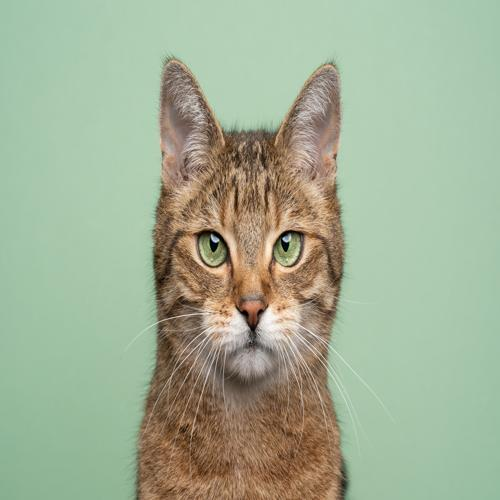
#> input picture image-sharpening/src/cat_crp.jpg, 500 x 500 px
$ jupyter execute filtering-processes.ipynb
#> lines starting #> are read from the running program, lines starting #| are printed output that depends on the picture
[cell 1]
import cv2
import matplotlib.pyplot as plt
import numpy as np

[cell 2]
#Read test images
cat_img = cv2.imread('cat_crp.jpg')
#> cat_img is the input picture: shape (500, 500, 3); mean B, G, R 149.4, 175.2, 161.7
#Read Dog Image
dog_img = cv2.imread('dog_crp.jpg')
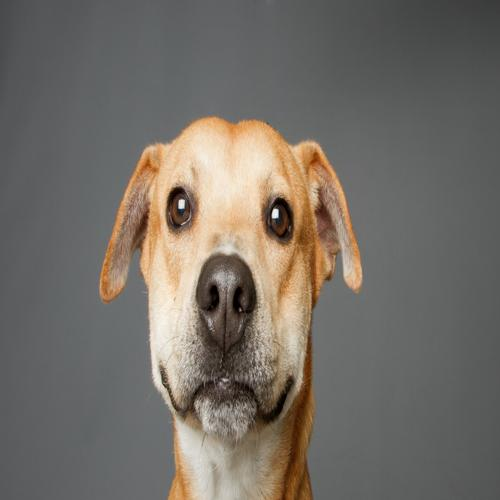
#> input picture image-sharpening/src/dog_crp.jpg, 500 x 500 px
#> dog_img is the input picture: shape (500, 500, 3); mean B, G, R 102.6, 109.7, 115.6

[cell 3]
#Kernel and sigma list for experimentation
kernel_sizes=[(71,71),(19,19)]
sigmas=[99,17,3]

[cell 4]
#Gaussian blur and sharpening on cat image
cat_low_pass_filter_list={}
for kernel in kernel_sizes:
    for sigma in sigmas:
        gauss_blur_cat=cv2.GaussianBlur(cat_img,kernel,sigma)
        cat_blur_kernel=f'cat_blur_kernel_{kernel[0]}_sigma_{sigma}'
        cat_low_pass_filter_list[cat_blur_kernel]=gauss_blur_cat

        low_pass_filter_cat_file=f'experiment_results/Cat_Images/low_filter/{cat_blur_kernel}.jpg'
        cv2.imwrite(low_pass_filter_cat_file,gauss_blur_cat)

        img_diff_cat=np.subtract(cat_img.astype(int),gauss_blur_cat.astype(int))
        img_diff_cat_output=f'experiment_results/Cat_Images/high_filter/img_diff_cat_k{kernel[0]}s{sigma}.jpg'
        cv2.imwrite(img_diff_cat_output,img_diff_cat)

        sharp_img_cat=np.add(cat_img.astype(int),img_diff_cat.astype(int))
        #imwrite() will take care or nomalization of image
        sharpened_img_output=f'experiment_results/Cat_Images/sharpened/cat_sharpened_k{kernel[0]}s{sigma}.jpg'
        cv2.imwrite(sharpened_img_output,sharp_img_cat)
#> this loop made 2 passes
#> pass 1, `cv2.imwrite(sharpened_img_output,sharp_img_cat)`:
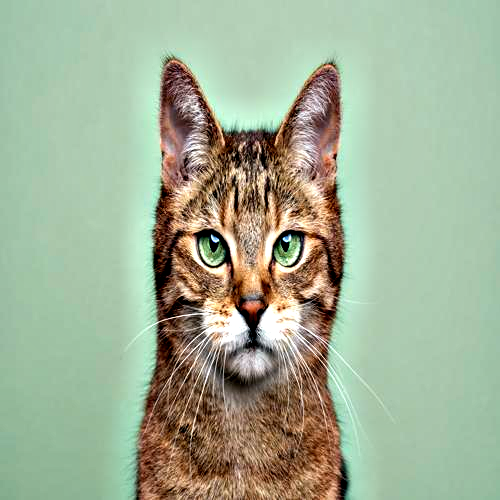
#> saved as cat_sharpened_k71s99.jpg: shape (500, 500, 3); mean B, G, R 150, 175.5, 161.4
#> after the loop, cat_low_pass_filter_list = 6 items

[cell 5]
#Gaussian blur and sharpening on dog image
dog_high_pass_filter_list={}
for kernel in kernel_sizes:
    for sigma in sigmas:
        gauss_blur_dog=cv2.GaussianBlur(dog_img,kernel,sigma)
        dog_blur_kernel=f'dog_blur_kernel_{kernel[0]}_sigma_{sigma}'

        low_pass_filter_dog_file=f'experiment_results/Dog_Images/low_filter/{dog_blur_kernel}.jpg'
        cv2.imwrite(low_pass_filter_dog_file,gauss_blur_dog)

        #High pass filter for dog
        img_diff_dog=np.subtract(dog_img.astype(int),gauss_blur_dog.astype(int))
        dog_high_pass_filter_list[dog_blur_kernel]=img_diff_dog
        img_diff_dog_output=f'experiment_results/Dog_Images/high_filter/img_diff_dog_k{kernel[0]}s{sigma}.jpg'
        cv2.imwrite(img_diff_dog_output,img_diff_dog)

        sharp_img_dog=np.add(dog_img.astype(int),img_diff_dog.astype(int))
        #imwrite() will take care or nomalization of image
        sharpened_img_output=f'experiment_results/Dog_Images/sharpened/dog_sharpened_k{kernel[0]}s{sigma}.jpg'
        cv2.imwrite(sharpened_img_output,sharp_img_dog)
#> this loop made 2 passes
#> pass 1, `cv2.imwrite(img_diff_dog_output,img_diff_dog)`:
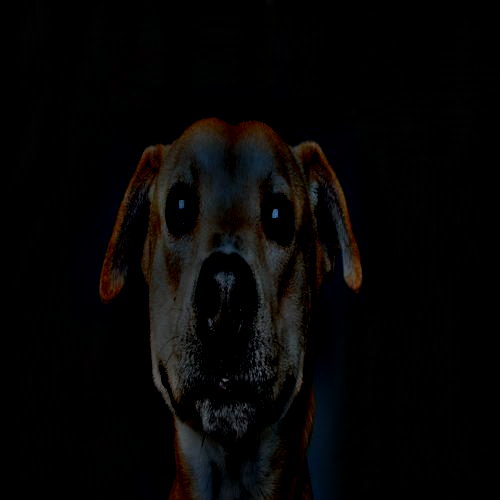
#> saved as img_diff_dog_k71s99.jpg: shape (500, 500, 3); mean B, G, R 5.1, 5.3, 6.1
#> pass 1, `cv2.imwrite(sharpened_img_output,sharp_img_dog)`:
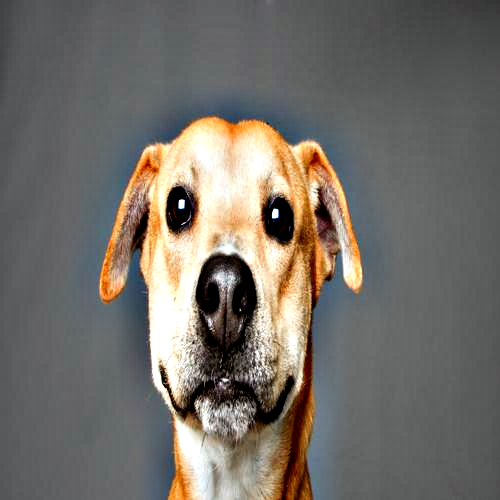
#> saved as dog_sharpened_k71s99.jpg: shape (500, 500, 3); mean B, G, R 103.7, 110.2, 114.8
#> after the loop, dog_high_pass_filter_list = 6 items

[cell 6]
filter_cat71_99=cv2.imread('experiment_results/Cat_Images/low_filter/cat_blur_kernel_71_sigma_99.jpg')
sharpened_cat71_99=cv2.imread('experiment_results/Cat_Images/sharpened/cat_sharpened_k71s99.jpg')

[cell 7]
#Split Original and Sharpened into RGB and Comparing histograms
images = [cat_img,filter_cat71_99,sharpened_cat71_99]
titles = ['Original Cat','Filter 71_99','Sharpen 71_99']

plt.figure(figsize=(15, 10))

for i, img in enumerate(images, 1):
    # Split the image into its RGB channels
    blue, green, red = cv2.split(img)

    plt.subplot(5, 3, i * 3 - 2)
    plt.hist(blue.flatten(), bins=256, color='blue', range=[0, 256])
    plt.title(f'{titles[i-1]} Blue Channel Histogram')
    plt.xlabel('Pixel Value')
    plt.ylabel('Frequency')

    plt.subplot(5, 3, i * 3 - 1)
    plt.hist(green.flatten(), bins=256, color='green', range=[0, 256])
    plt.title(f'{titles[i-1]} Green Channel Histogram')
    plt.xlabel('Pixel Value')
    plt.ylabel('Frequency')

    plt.subplot(5, 3, i * 3)
    plt.hist(red.flatten(), bins=256, color='red', range=[0, 256])
    plt.title(f'{titles[i-1]} Red Channel Histogram')
    plt.xlabel('Pixel Value')
    plt.ylabel('Frequency')
#> this loop made 3 passes
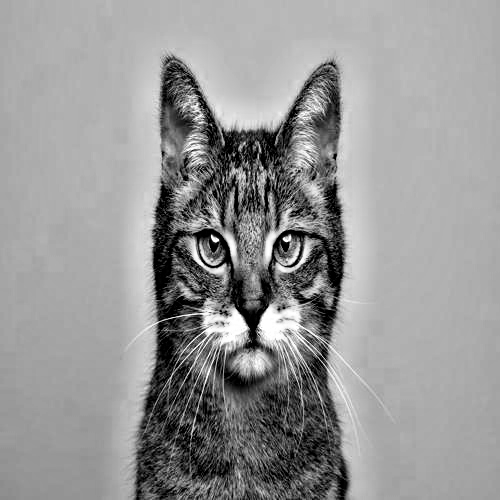
#> blue: shape (500, 500); min 0, max 255, mean 150.3
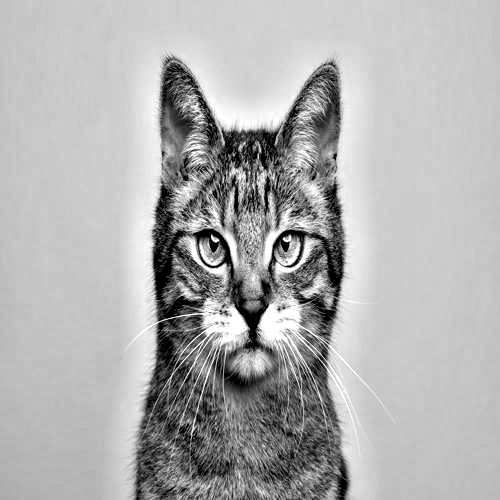
#> green: shape (500, 500); min 0, max 255, mean 175.4

plt.tight_layout()
plt.show()
#> figure, not shown here; panel 1: tallest bar 11473 high, from x = 177 to 178; panel 2: tallest bar 12193 high, from x = 202 to 203; panel 3: tallest bar 10151 high, from x = 173 to 174; panel 4: tallest bar 11490 high, from x = 176 to 177

[cell 8]
filter_dog19_3=cv2.imread('experiment_results/Dog_Images/low_filter/dog_blur_kernel_19_sigma_3.jpg')
sharpened_dog19_3=cv2.imread('experiment_results/Dog_Images/sharpened/dog_sharpened_k19s3.jpg')
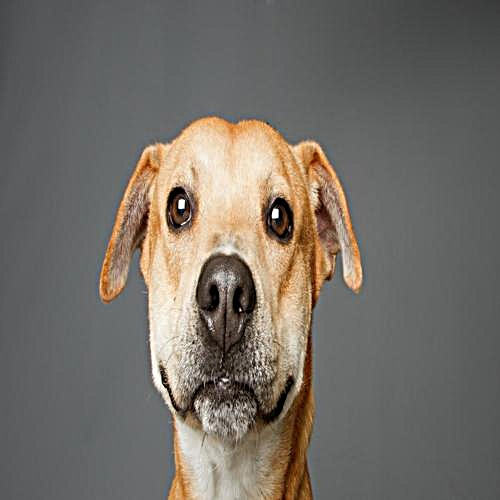
#> sharpened_dog19_3: shape (500, 500, 3); mean B, G, R 102.7, 109.8, 115.6

[cell 9]
#Split Original and Sharpened into RGB and Comparing histograms
images = [dog_img,filter_dog19_3,sharpened_dog19_3]
titles = ['Original Dog','Filter 19_3','Sharpen 19_3']

plt.figure(figsize=(15, 10))

for i, img in enumerate(images, 1):
    # Split the image into its RGB channels
    blue, green, red = cv2.split(img)

    plt.subplot(5, 3, i * 3 - 2)
    plt.hist(blue.flatten(), bins=256, color='blue', range=[0, 256])
    plt.title(f'{titles[i-1]} Blue Channel Histogram')
    plt.xlabel('Pixel Value')
    plt.ylabel('Frequency')

    plt.subplot(5, 3, i * 3 - 1)
    plt.hist(green.flatten(), bins=256, color='green', range=[0, 256])
    plt.title(f'{titles[i-1]} Green Channel Histogram')
    plt.xlabel('Pixel Value')
    plt.ylabel('Frequency')

    plt.subplot(5, 3, i * 3)
    plt.hist(red.flatten(), bins=256, color='red', range=[0, 256])
    plt.title(f'{titles[i-1]} Red Channel Histogram')
    plt.xlabel('Pixel Value')
    plt.ylabel('Frequency')
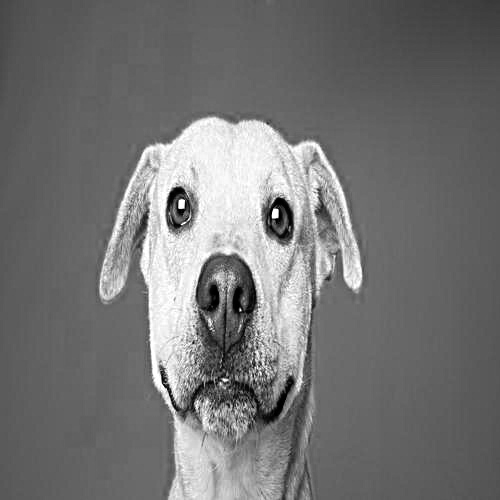
#> red: shape (500, 500); min 0, max 255, mean 115.6

plt.tight_layout()
plt.show()
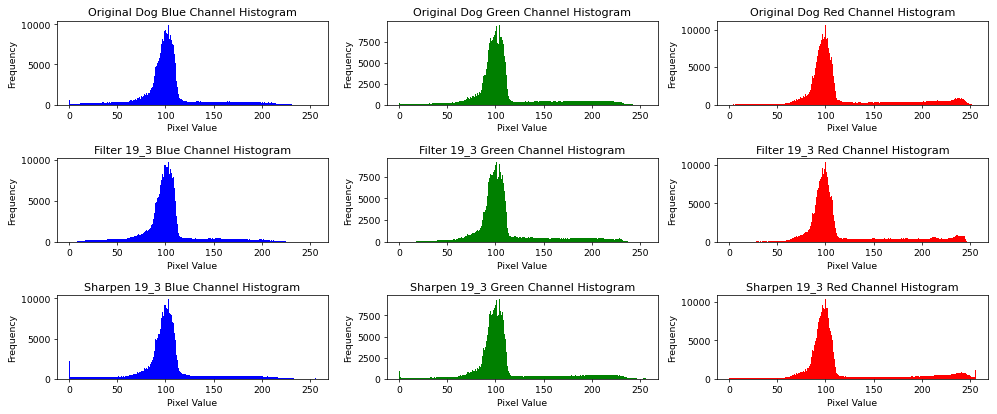
#> figure drawn by matplotlib, 9 panels; panel 1: tallest bar 9894 high, from x = 103 to 104; panel 2: tallest bar 9451 high, from x = 104 to 105; panel 3: tallest bar 10638 high, from x = 100 to 101; panel 4: tallest bar 9677 high, from x = 103 to 104

[cell 10]
import cv2
import numpy as np

def hybrid_image(cat_blur, dog_high_pass,output_path):
#     print(dog_high_pass_filter_list[dog_high_pass])
    hybrid_result = np.add(cat_blur.astype(int), dog_high_pass)
    cv2.imwrite(output_path, hybrid_result)

def create_and_save_hybrid(cat_low_pass_filter_list, dog_high_pass_filter_list):
    i=0
    j=0
    filter_name_keys1=list(dog_high_pass_filter_list.keys())
#> filter_name_keys1 = ['dog_blur_kernel_71_sigma_99', 'dog_blur_kernel_71_sigma_17', 'dog_blur_kernel_71_sigma_3', 'dog_blur_kernel_19_sigma_99', 'dog_blur_kernel_19_sigma_17', 'dog_blur_kernel_19_sigma_3']
    filter_name_keys2=list(cat_low_pass_filter_list.keys())
#> filter_name_keys2 = ['cat_blur_kernel_71_sigma_99', 'cat_blur_kernel_71_sigma_17', 'cat_blur_kernel_71_sigma_3', 'cat_blur_kernel_19_sigma_99', 'cat_blur_kernel_19_sigma_17', 'cat_blur_kernel_19_sigma_3']
    for dog_high_pass in dog_high_pass_filter_list:
        key_name1=filter_name_keys1[i]
        key_split1=key_name1.split('_')
        hybrid_filter_key1=key_split1[3]+key_split1[5]
        for cat_blur in cat_low_pass_filter_list:
            key_name2=filter_name_keys2[j]
            key_split2=key_name2.split('_')
            hybrid_filter_key2=key_split2[3]+key_split2[5]
            output_path = f'experiment_results/hybrid/hybrid_cat_dog_{hybrid_filter_key2}_{hybrid_filter_key1}.jpg'
            hybrid_image(cat_low_pass_filter_list[key_name2], dog_high_pass_filter_list[key_name1],output_path)
            j+=1
        j=0
        i+=1
#> this loop made 6 passes
#> (key_name1, key_split1, hybrid_filter_key1) on passes 1, 2, 4, 5: ('dog_blur_kernel_71_sigma_99', ['dog', 'blur', 'kernel', '71', 'sigma', '99'], '7199'), ('dog_blur_kernel_71_sigma_17', ['dog', 'blur', 'kernel', '71', 'sigma', '17'], '7117'), ('dog_blur_kernel_19_sigma_99', ['dog', 'blur', 'kernel', '19', 'sigma', '99'], '1999'), ('dog_blur_kernel_19_sigma_17', ['dog', 'blur', 'kernel', '19', 'sigma', '17'], '1917')
#> (dog_high_pass, key_name1, key_split1, hybrid_filter_key1) on passes 3, 6: ('dog_blur_kernel_71_sigma_3', 'dog_blur_kernel_71_sigma_3', ['dog', 'blur', 'kernel', '71', 'sigma', '3'], '713'), ('dog_blur_kernel_19_sigma_3', 'dog_blur_kernel_19_sigma_3', ['dog', 'blur', 'kernel', '19', 'sigma', '3'], '193')
#> pass 1, in hybrid_image (call 2), `cv2.imwrite(output_path, hybrid_result)`:
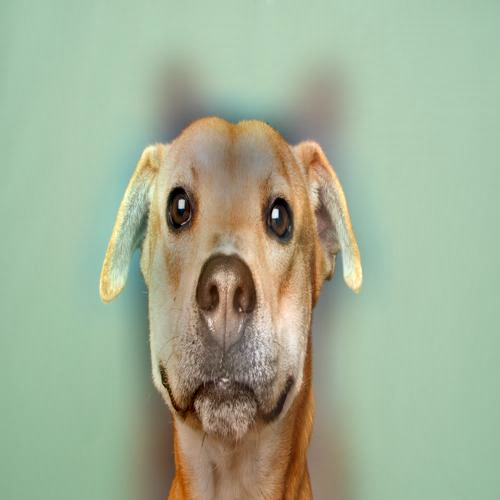
#> saved as hybrid_cat_dog_7117_7199.jpg: shape (500, 500, 3); mean B, G, R 149.4, 175.2, 161.7
#> after the loop, i = 6
